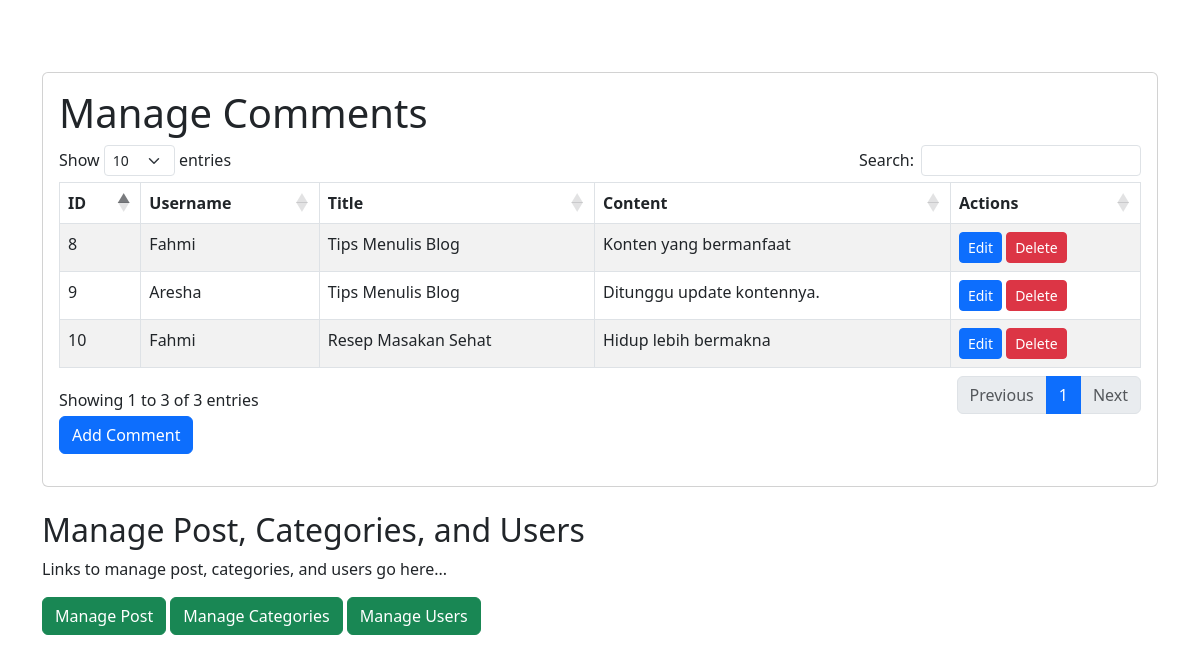
The page /comment/comments.php (signed in) on the database its author committed.
### tables this page shows
CREATE TABLE `comments` (
  `comment_id` int(11) NOT NULL,
  `post_id` int(11) DEFAULT NULL,
  `user_id` int(11) DEFAULT NULL,
  `content` text NOT NULL,
  `created_at` timestamp NOT NULL DEFAULT current_timestamp()
);

CREATE TABLE `users` (
  `user_id` int(11) NOT NULL,
  `username` varchar(50) NOT NULL,
  `password` varchar(255) NOT NULL,
  `email` varchar(255) NOT NULL
);

CREATE TABLE `posts` (
  `post_id` int(11) NOT NULL,
  `title` varchar(255) NOT NULL,
  `content` text NOT NULL,
  `image_url` varchar(255) NOT NULL,
  `category_id` int(11) DEFAULT NULL,
  `user_id` int(11) DEFAULT NULL,
  `created_at` timestamp NOT NULL DEFAULT current_timestamp()
);

### comment/comments.php (the view, shortened to what this page needs)
<?php
require_once('../koneksi.php');
function getComments() {
    $conn = connectDB();
    $query = "SELECT * FROM comments";
    $result = $conn->query($query);
    $comments = $result->fetch_all(MYSQLI_ASSOC);
    return $comments;
}
$comments = getComments();
?>
<!DOCTYPE html>
<html lang="en">
<head>
    <link href="https://cdn.jsdelivr.net/npm/bootstrap@5.3.0/dist/css/bootstrap.min.css" rel="stylesheet">
    <link rel="stylesheet" type="text/css" href="https://cdn.datatables.net/1.11.5/css/dataTables.bootstrap5.min.css">
</head>
<body>
    <div class="container mt-5">
        <br>
        <div class="card">
            <div class="card-body">
                <h1 class="">Manage Comments</h1>
                <table id="commentsTable" class="table table-bordered table-striped">
                    <thead>
                        <tr>
                            <th>ID</th>
                            <th>Username</th>
                            <th>Title</th>
                            <th>Content</th>
                            <th>Actions</th>
                        </tr>
                    </thead>
                    <tbody>
                        <?php foreach ($comments as $comment): ?>
                            <?php
                            $userQuery = "SELECT username FROM users WHERE user_id = " . $comment['user_id'];
                            $userResult = $conn->query($userQuery);
                            $user = $userResult->fetch_assoc();
                            $postQuery = "SELECT title FROM posts WHERE post_id = " . $comment['post_id'];
                            $postResult = $conn->query($postQuery);
                            $post = $postResult->fetch_assoc();
                            ?>
                            <tr>
                                <td><?php echo $comment['comment_id']; ?></td>
                                <td><?php echo $user['username']; ?></td>
                                <td><?php echo $post['title']; ?></td>
                                <td><?php echo $comment['content']; ?></td>
                                <td>
                                    <button type="button" class="btn btn-primary btn-sm" data-bs-toggle="modal"
                                        data-bs-target="#editCommentModal<?php echo $comment['comment_id']; ?>">
                                        Edit
                                    </button>
                                    <a href="comments.php?action=delete&id=<?php echo $comment['comment_id']; ?>"
                                        class="btn btn-danger btn-sm">Delete</a>
                                </td>
                            </tr>
                                                            <?php
                                                                $conn = connectDB();
                                                                ?>
                        <?php endforeach; ?>
                    </tbody>
                </table>
                <button type="button" class="btn btn-primary mb-3" data-bs-toggle="modal" data-bs-target="#addCommentModal">
                    Add Comment
                </button>
            </div>
        </div>
        <h2 class="mt-4">Manage Post, Categories, and Users</h2>
        <p>Links to manage post, categories, and users go here...</p>
        <a href="../post/post.php" class="btn btn-success">Manage Post</a>
        <a href="../categories/categories.php" class="btn btn-success">Manage Categories</a>
        <a href="../user/users.php" class="btn btn-success">Manage Users</a>
    </div>
</body>
</html>

### rows shown on the page
comments: comment_id "8", user.username "Fahmi", post.title "Tips Menulis Blog", content "Konten yang bermanfaat"
comments: comment_id "9", user.username "Aresha", post.title "Tips Menulis Blog", content "Ditunggu update kontennya."
comments: comment_id "10", user.username "Fahmi", post.title "Resep Masakan Sehat", content "Hidup lebih bermakna"
